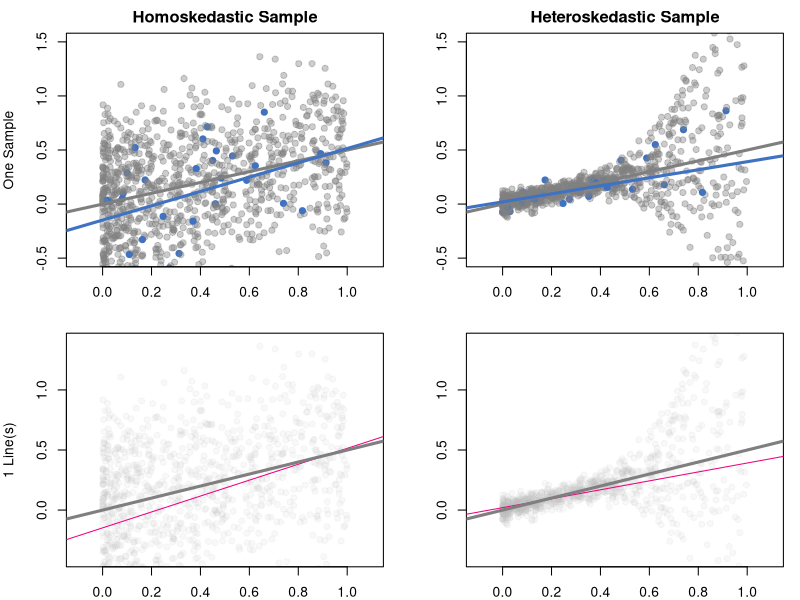
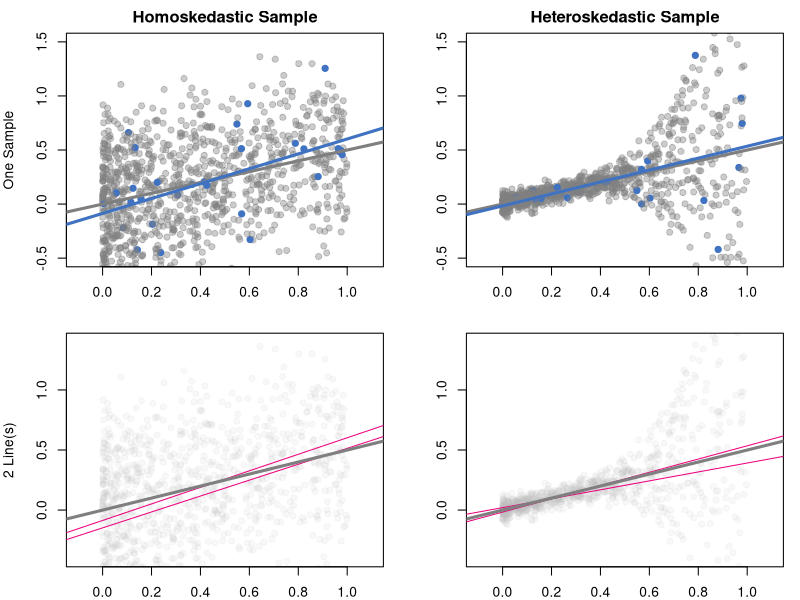
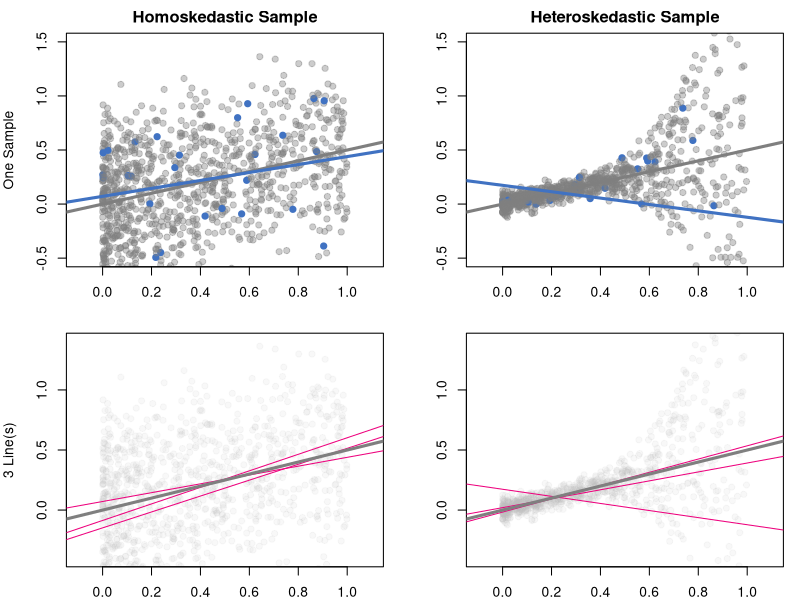
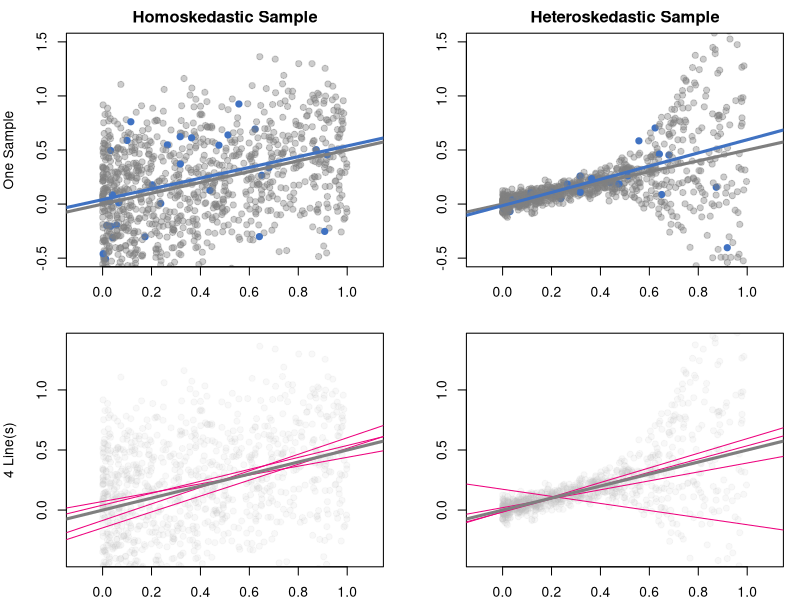
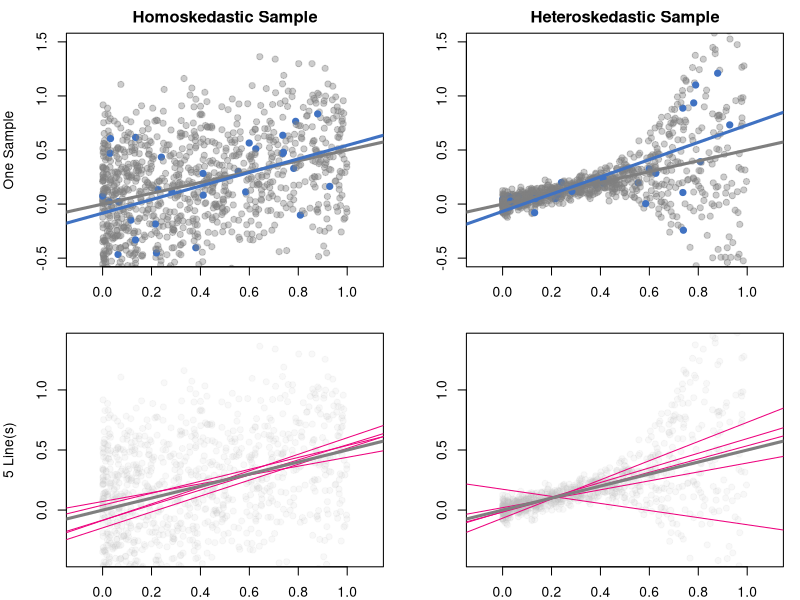
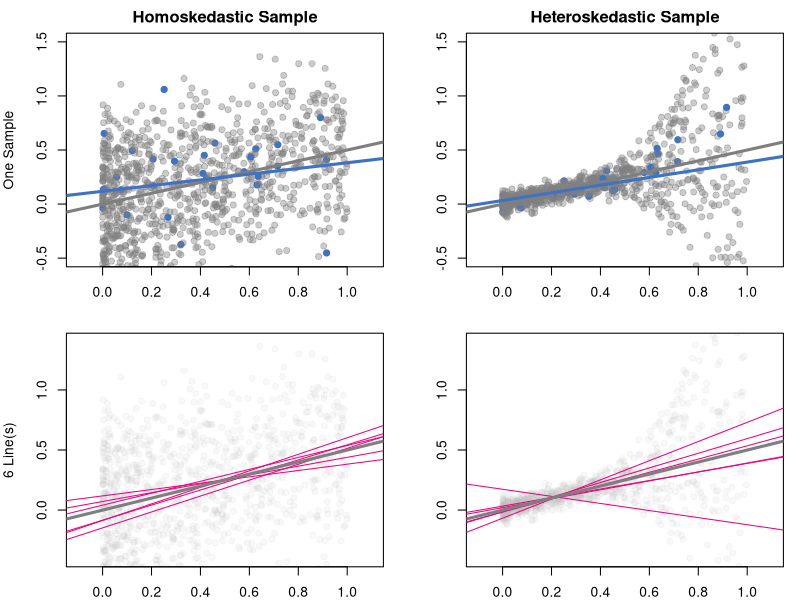
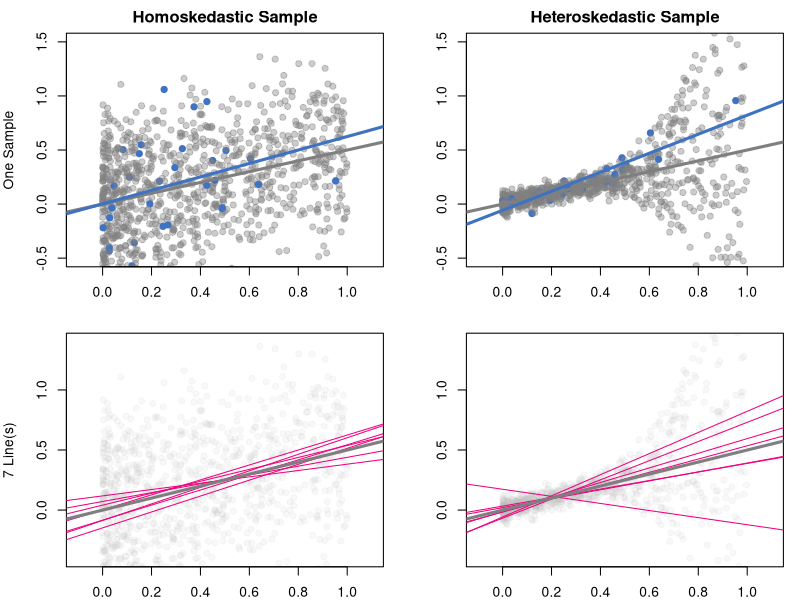
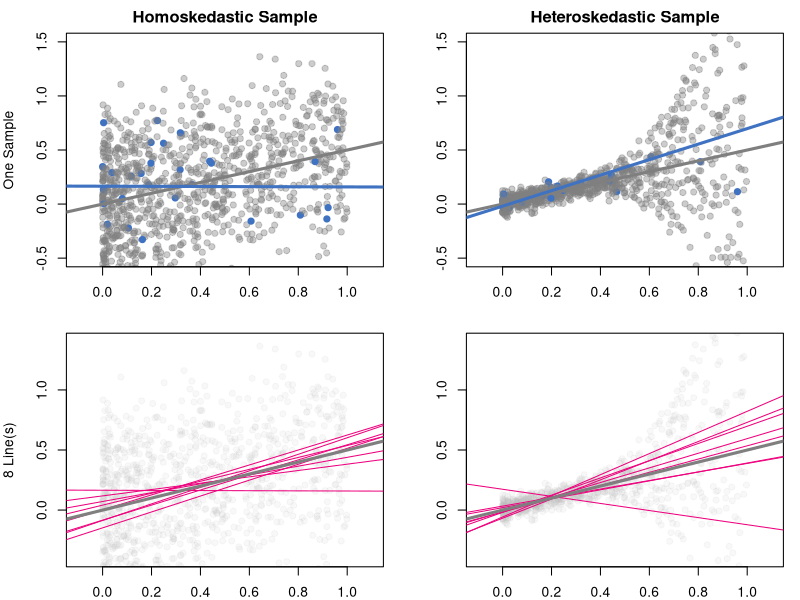

Recreate these plots in R, in order.
## ---- chunk 1
library(scales)
set.seed(1234)

n  <- 1000
x  <- runif(n)^1.7
e  <- rnorm(n)

err_homo  <- (runif(n) - .5) * (abs(x))^0   + e/5
err_heter <- (runif(n) - .5) * (abs(x))^4   + e/100
err_homo  <- err_homo  / sd(err_homo)  / 2.5
err_heter <- err_heter / sd(err_heter) / 2.5

y_homo    <- .5 * x + err_homo
y_heter   <- .5 * x + err_heter

samples        <- rep(.03, 1000)
show_examples  <- c(1:10, 25, 50, 100, 500, 1000)
olslines_homo  <- list()
olslines_heter <- list()

dir.create("frames", showWarnings = FALSE)

for (i in seq_along(samples)) {
  idx   <- sample(n, n * samples[i])
  ols_h <- lm(y_homo[idx]   ~ x[idx])
  ols_he<- lm(y_heter[idx]  ~ x[idx])
  colz  <- ifelse(seq_len(n) %in% idx, "#4072c2", "grey50")
  alph  <- ifelse(seq_len(n) %in% idx, 1, .4)
  olslines_homo  <- c(list(ols_h),  olslines_homo)
  olslines_heter <- c(list(ols_he), olslines_heter)

  if (i %in% show_examples) {
    png(sprintf("frames/frame_%03d.png", i), 1400, 600, res = 150)
    par(mfrow = c(2,2), mar = c(2,4,2,1))

    ## plot 1
    plot(x, y_homo, col = alpha(colz, alph), pch = 19,
         xlim = c(-.1,1.1), ylim = c(-.5,1.5),
         main = "Homoskedastic Sample", ylab = "One Sample")
    abline(a=0, b=.5, lwd = 3, col = "grey50"); abline(ols_h, col="#4072c2", lwd=3)

    ## plot 2
    plot(x, y_heter, col = alpha(colz, alph), pch = 19,
         xlim = c(-.1,1.1), ylim = c(-.5,1.5),
         main = "Heteroskedastic Sample", ylab = "")
    abline(a=0, b=.5, lwd = 3, col = "grey50"); abline(ols_he, col="#4072c2", lwd=3)

    ## plot 3
    plot(x, y_homo, col = alpha("grey", .1), pch = 19,
         xlim = c(-.1,1.1), ylim = c(-.4,1.4),
         ylab = paste(i, "Line(s)"))
    for (m in olslines_homo)  abline(m, col = alpha("#ED017D", 3/log1p(i)), lwd = 1)
    abline(a=0, b=.5, lwd = 3, col = "grey50")

    ## plot 4
    plot(x, y_heter, col = alpha("grey", .1), pch = 19,
         xlim = c(-.1,1.1), ylim = c(-.4,1.4), ylab = "")
    for (m in olslines_heter) abline(m, col = alpha("#ED017D", 3/log1p(i)), lwd = 1)
    abline(a=0, b=.5, lwd = 3, col = "grey50")

    dev.off()
  }
}
## ---- chunk 2
cat(paste0(
  sprintf('![](frames/frame_%03d.png){.fragment}', show_examples),
  collapse = '\n\n'))
